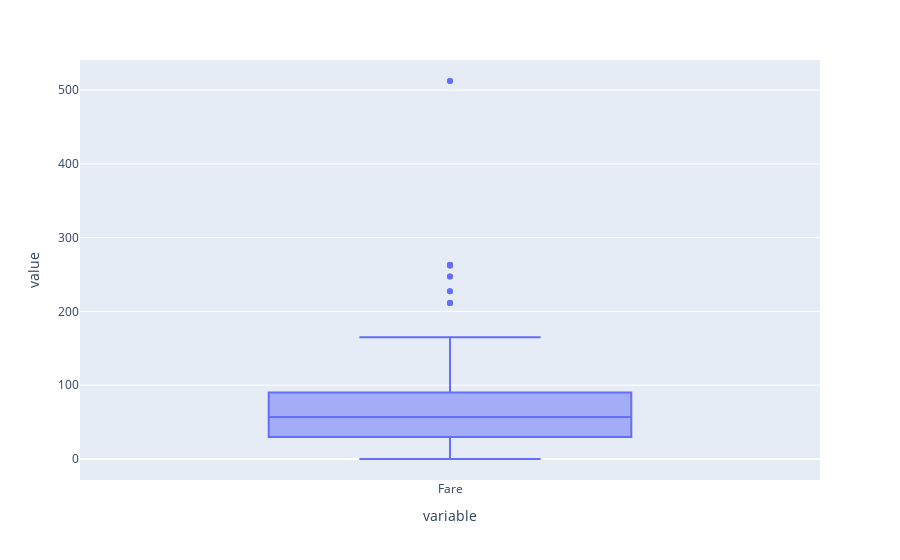

Notebook cell for this chart:
### Markdown cell above
H1: от тарифа зависит выживаемость пассажира. Чем выше тариф, тем выше шансы выжить

### Code cell
px.box(dataset[['Fare']])

### Figure 1 — Plotly figure (JSON) as saved in the notebook; plotly's stock layout.template omitted (floating-point values rounded to 4 significant figures; data arrays with more than 128 entries replaced by an {"elided": "..."} marker saying what was removed)
{"data": [{"alignmentgroup": "True", "hovertemplate": "variable=%{x}<br>value=%{y}<extra></extra>", "legendgroup": "", "marker": {"color": "#636efa"}, "name": "", "notched": false, "offsetgroup": "", "orientation": "v", "showlegend": false, "type": "box", "x": {"elided": "183 str values"}, "x0": " ", "xaxis": "x", "y": {"elided": "183 float values"}, "y0": " ", "yaxis": "y"}], "layout": {"boxmode": "group", "legend": {"tracegroupgap": 0}, "margin": {"t": 60}, "xaxis": {"anchor": "y", "domain": [0, 1], "title": {"text": "variable"}}, "yaxis": {"anchor": "x", "domain": [0, 1], "title": {"text": "value"}}}}
